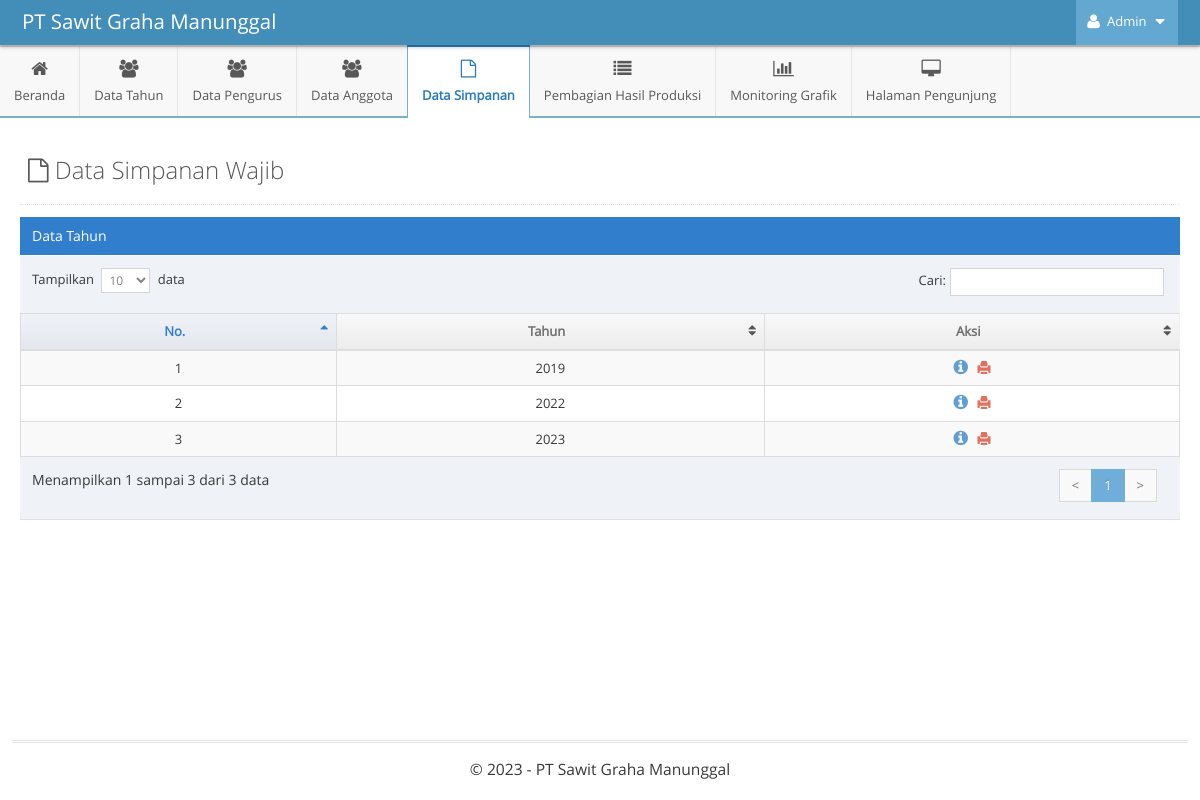
The app's page /admin/indexAdmin.php?p=kelola-simpanan-wajib&m=simpanan-wajib-tahun (signed in) with its own data.
### tables this page shows
CREATE TABLE `tahun` (
  `id` int NOT NULL AUTO_INCREMENT,
  `tahun` int DEFAULT NULL,
  PRIMARY KEY (`id`)
);

### function-show.php (called while the page is built)
<?php
$host = 'localhost';
$username = 'root';
$password = '';
$dbname = 'skripsi-pirda2';
$conn = mysqli_connect($host, $username, $password, $dbname);
function tampilData($query)
{
    global $conn;
    $result = mysqli_query($conn, $query);
    $rows = [];
    while ($row = mysqli_fetch_assoc($result)) {
        $rows[] = $row;
    }
    return $rows;
}
?>

### admin/pages-admin/kelola-simpanan-wajib/simpanan-wajib-tahun.php (the view)
<?php
$query_tampil = "SELECT * FROM tahun";
$tahun = tampilData($query_tampil);
?>
<div class="page-content">
	<div class="page-header">
		<h1 style="color:#585858">
			<i class="ace-icon fa fa-file-o"></i> Data Simpanan Wajib
		</h1>
	</div>
	<div class="row">
		<div class="col-xs-12">
			<div class="row">
				<div class="col-xs-12">
					<div class="table-header">
						Data Tahun
					</div>
					<div>
						<table id="dynamic-table" class="table table-striped table-bordered table-hover">
							<thead>
								<tr>
									<th>No.</th>
									<th>Tahun</th>
									<th>Aksi</th>
								</tr>
							</thead>
							<tbody>
								<?php
								$i = 1;
								foreach ($tahun as $value) {
								?>
									<tr>
										<td class="center"><?= $i ?></td>
										<td class="center"><?= $value['tahun'] ?></td>
										<td class="center">
											<div class="action-buttons">
												<a data-rel="tooltip" data-placement="top" title="Data Bulan" class="blue tooltip-info" href="indexAdmin.php?p=kelola-simpanan-wajib&m=simpanan-wajib-bulan&id_tahun=<?=$value['id']?>">
													<i class="ace-icon fa fa-info-circle bigger-130"></i>
												</a>
												<a data-rel="tooltip" data-placement="top" title="Cetak" class="red tooltip-error" target="_blank" href="pages-admin/kelola-simpanan-wajib/cetak-simpanan-wajib.php?tahun=<?=$value['tahun'] ?>">
													<i class="ace-icon glyphicon glyphicon-print"></i>
												</a>
											</div>
										</td>
									</tr>
								<?php
									$i++;
								}
								?>
							</tbody>
						</table>
					</div>
				</div>
			</div>
		</div>
	</div>
</div>

### records on screen
tahun: tahun "2019"
tahun: tahun "2022"
tahun: tahun "2023"
